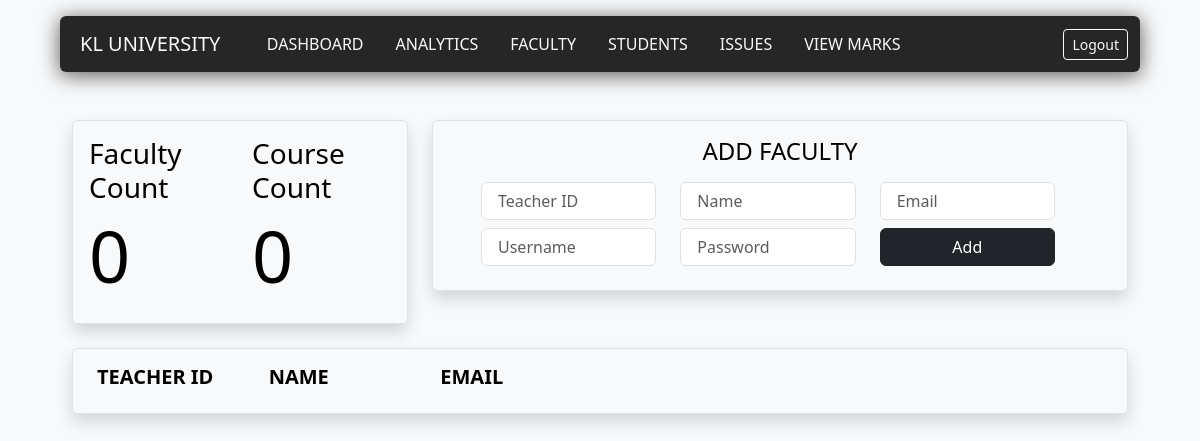
The app's page /faculty (signed in), older data.
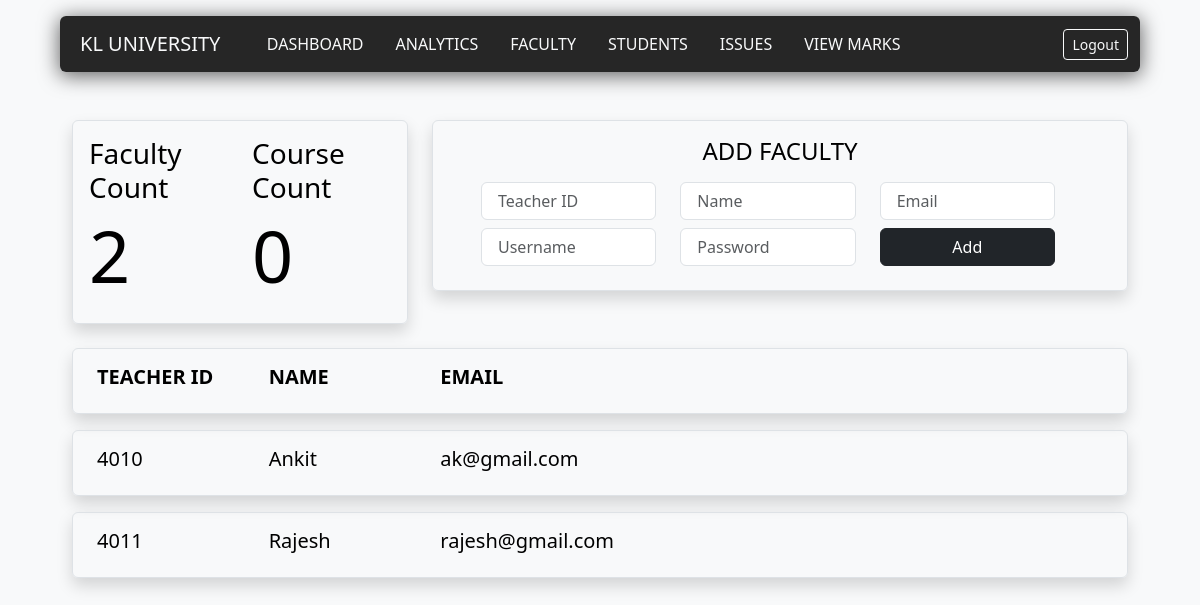
The same page, newer data.
### dashboard/models.py (models this page shows)
class Faculty(models.Model):
    admin_username = models.fields.CharField(max_length=50)
    teacher_id = models.fields.CharField(max_length=50)
    name = models.fields.CharField(max_length=100)
    email = models.fields.EmailField(max_length=100,unique = True)
    username = models.fields.CharField(max_length=50,unique = True)
    password = models.fields.CharField(max_length=30)

### dashboard/views.py (the view)
# urls.py: path('faculty',dashboardviews.admin_faculty,name="faculty"),
def admin_faculty(request):
    if request.method == "POST":
        data = request.POST
        courseCount = Section.objects.filter(Q(admin_username=request.session['username'])).values('course_id').distinct().count()
        newFaculty = Faculty()
        newFaculty.admin_username = request.session['username']
        newFaculty.teacher_id = data.get('teacher_id').replace(" ", "")
        newFaculty.name = data.get('name')
        newFaculty.email = data.get('email')
        newFaculty.username = data.get('teacher_username')
        newFaculty.password = data.get('password')
        try:
            newFaculty.save()
            send_mail(
                'NOVA Invitation',
                'You Have Been Invited To Join NOVA You Can Login Using the Following Credentials :\n '+'Username : '+newFaculty.username+'\n'+'Password : '+newFaculty.password,
                'novamarks123@gmail.com',
                [newFaculty.email],
                 fail_silently=False,
            )
            facultyList = Faculty.objects.filter(Q(admin_username=request.session['username']))
            return render(request,'dashboard/admin_faculty.html',{"uni_name" : request.session['uni_name'] , "success" : "Faculty Added Successfully","facultyList" : facultyList,"facultyListLength" : len(facultyList),"courseCount" : courseCount})
        except Exception as e:
            e = str(e)
            if "email" in e:
                facultyList = Faculty.objects.filter(Q(admin_username=request.session['username']))
                return render(request,'dashboard/admin_faculty.html',{"uni_name" : request.session['uni_name'] , "error" : "Email Must Be Unique" ,"facultyList" : facultyList,"facultyListLength" : len(facultyList),"courseCount" : courseCount})
            elif "username" in e:
                facultyList = Faculty.objects.filter(Q(admin_username=request.session['username']))
                return render(request,'dashboard/admin_faculty.html',{"uni_name" : request.session['uni_name'] , "error" : "Username Must Be Unique" ,"facultyList" : facultyList,"facultyListLength" : len(facultyList),"courseCount" : courseCount})
            else:
                facultyList = Faculty.objects.filter(Q(admin_username=request.session['username']))
                print(e)
                return render(request,'dashboard/admin_faculty.html',{"uni_name" : request.session['uni_name'] , "error" : "Something Went Wrong" ,"facultyList" : facultyList,"facultyListLength" : len(facultyList),"courseCount" : courseCount})
    elif request.session.has_key('user') and request.session['user'] == 'admin':
        courseCount = Section.objects.filter(Q(admin_username=request.session['username'])).values('course_id').distinct().count()
        facultyList = Faculty.objects.filter(Q(admin_username=request.session['username']))
        return render(request,'dashboard/admin_faculty.html',{"uni_name" : request.session['uni_name'] ,"facultyList" : facultyList,"facultyListLength" : len(facultyList),"courseCount" : courseCount})
    else:
        return redirect('/login')

### dashboard/templates/dashboard/admin_faculty.html (shortened to what this page needs)
{%extends "dash_base.html"%}
{%block content%}
<div class=" navbox container rounded mt-3">
    <nav class="navbar navbar-expand-lg row">
      <div class="container-fluid">
        <a class="navbar-brand text-light col text-uppercase display-5 p-2" href="">{{uni_name}}</a>
        <div class="collapse navbar-collapse" id="navbarNavDropdown">
          <ul class="navbar-nav col">
            <li class="nav-item px-2">
              <a class="nav-link text-light text-uppercase"  href="/dashboard">Dashboard</a>
            </li>
            <li class="nav-item px-2">
              <a class="nav-link text-light text-uppercase" href="">Analytics</a>
            </li>
            <li class="nav-item px-2">
              <a class="nav-link text-light text-uppercase" href="{% url 'faculty' %}">Faculty</a>
            </li>
            <li class="nav-item px-2">
              <a class="nav-link text-light text-uppercase" href="">Students</a>
            </li>
            <li class="nav-item px-2">
              <a class="nav-link text-light text-uppercase" href="">Issues</a>
            </li>
            <li class="nav-item px-2">
              <a class="nav-link text-light text-uppercase" href="">View Marks</a>
            </li>
          </ul>
          <a class="btn btn-outline-light btn-sm " href="{%url 'logout'%}">
            Logout
          </a>
        </div>
      </div>
    </nav>
    </div>
<form action = "" method = "POST">
<div class="container mt-5">
    <div class="row ">
      <div class="col-4">
       <div class="p-3 border rounded shadow">
        <div class=" row ">
          <h3 class="col fw-light">Faculty Count</h3>
          <h3 class="col fw-light">Course Count</h3>
        </div>
        <div class="row ">
          <h1 class=" col display-2">{{facultyListLength}}</h1>
          <h1 class=" col display-2">0</h1>
        </div>
       </div>
      </div>
      <div class="col">
        <div class="px-5 border rounded shadow  ">
          <div class="row my-3 ">
            <h4 class="fw-light text-center text-uppercase">Add Faculty</h4>
            <div class="row auto">
           <div class="col-4 mt-2 mb-2">
            <input class="form-control px-3 mb-2" type="text" placeholder="Teacher ID" name = "teacher_id"></input>
            <input class="form-control px-3" type="text" placeholder="Username" name = "teacher_username"></input>
           </div>
           <div class="col-4 mt-2">
            <input class="form-control px-3 mb-2" type="text" placeholder="Name" name = "name"></input>
            <input class="form-control   px-3" type="text" placeholder="Password" name = "password"></input>
           </div>
           <div class="col-4 mt-2">
            <input class="form-control px-3 mb-2" type="email" placeholder="Email" name = "email"></input>
            <button class="col-12 btn btn-dark " type="submit"> Add </button>
           </div>
        </div>
          </div>
        </div>
      </div>
    </div>
  </div>
  </form>
  <div class="container mt-4 mb-1">
    <div class="border rounded shadow px-4 py-3">
      <div class="row">
          <h5 class="col-2 fw-bold text-uppercase"> Teacher ID</h5>
          <h5 class="col-2 fw-bold text-uppercase"> Name</h5>
          <h5 class="col-2 fw-bold text-uppercase"> Email</h5>
      </div>
    </div>
  </div>
{%for faculty in facultyList%}
<div class="container mt-3 mb-3">
  <div class="border rounded shadow px-4 py-3">
    <div class="row">
        <h5 class="col-2 fw-light"> {{faculty.teacher_id}}</h5>
        <h5 class="col-2 fw-light"> {{faculty.name}}</h5>
        <h5 class="col-2 fw-light"> {{faculty.email}}</h5>
    </div>
  </div>
</div>
{%endfor%}
{%endblock%}

Row changes from the older to the newer data that the page shows:
added Faculty: teacher_id "4010", name "Ankit", email "ak@gmail.com"
added Faculty: teacher_id "4011", name "Rajesh", email "rajesh@gmail.com"
Text that changed along with them:
{{ facultyListLength }}: "0" → "2"
